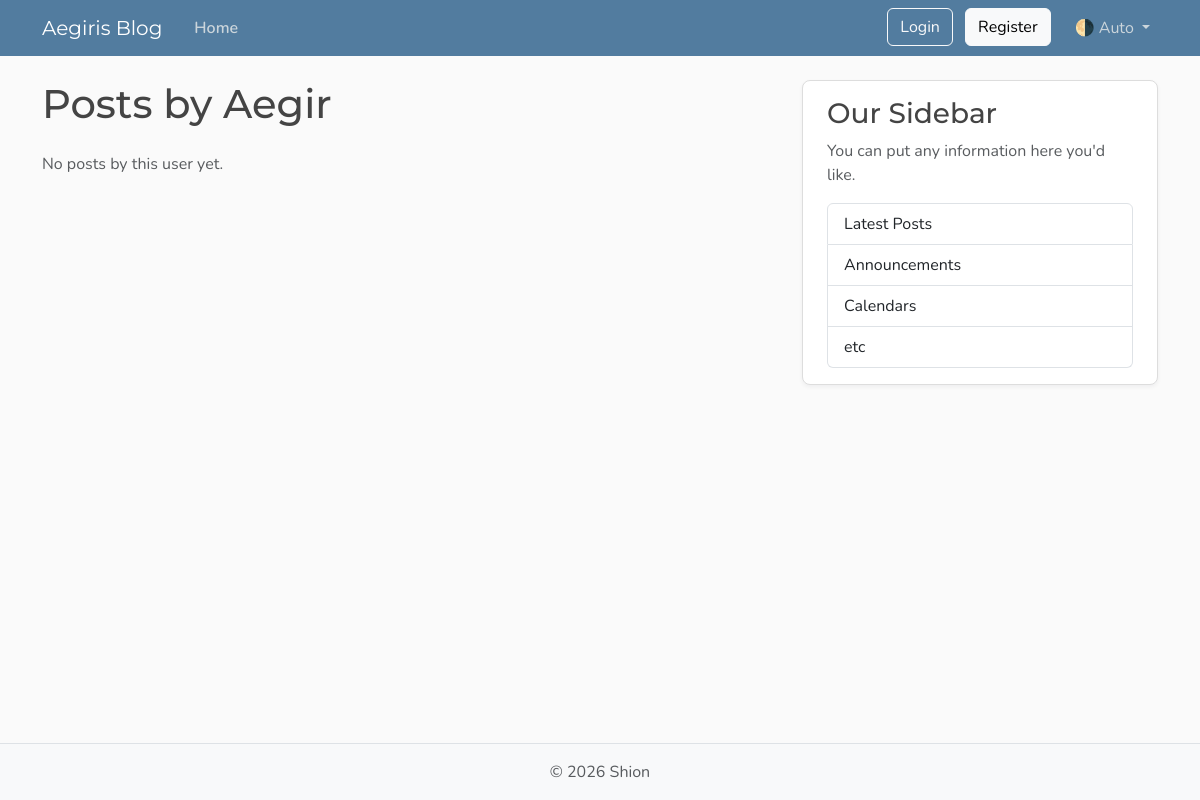
Before: /users/1/posts with the older database file.
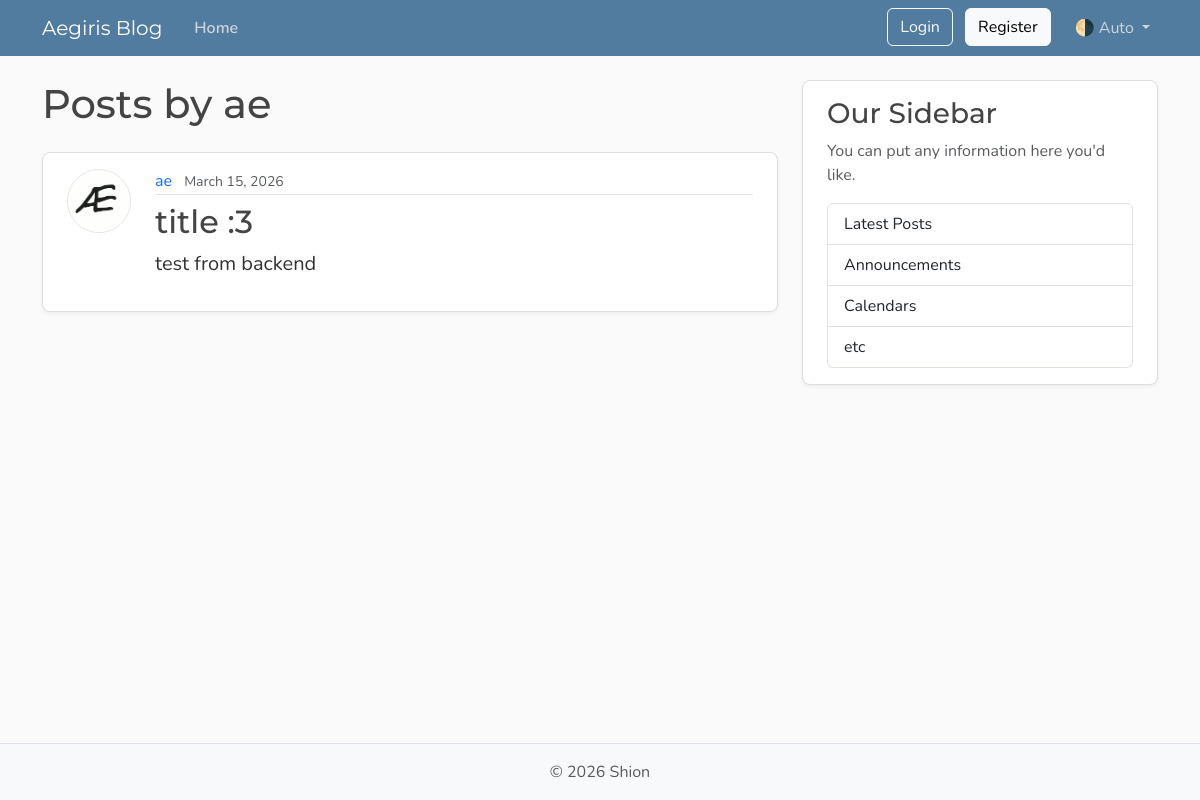
After: the same page with the newer database file.
### models.py (models this page shows, shortened)
class User(Base):
    __tablename__ = "users"
    id: Mapped[int] = mapped_column(Integer, primary_key= True, index= True)
    username: Mapped[str] = mapped_column(String(50), unique= True, nullable= False)
    email: Mapped[str] = mapped_column(String(120), unique= True, nullable= False)
    password_hash: Mapped[str] = mapped_column(String(200), nullable=False)
    image_file: Mapped[str | None] = mapped_column(String(200), nullable=True, default=None)
    posts: Mapped[list[Post]] = relationship(back_populates="author", cascade="all, delete-orphan")

class Post(Base):
    __tablename__ = "posts"
    id: Mapped[int] = mapped_column(Integer, primary_key= True, index= True)
    title: Mapped[str] = mapped_column(String(100), nullable= False)
    content: Mapped[str] = mapped_column(Text, nullable= False)
    user_id: Mapped[str | None] = mapped_column(ForeignKey("users.id"), nullable=True, index=True)
    date_posted: Mapped[datetime] = mapped_column(DateTime(timezone=True),default=lambda: datetime.now(UTC))
    author: Mapped[User] = relationship(back_populates="posts")

### main.py (the view)
@app.get("/users/{user_id}/posts", include_in_schema=False, name='user_posts')
async def user_posts_page(request: Request, user_id: int, db: Annotated[AsyncSession, Depends(get_db)]):
    result = await db.execute(select(models.User).where(models.User.id == user_id))
    user = result.scalars().first()
    if not user:
        raise HTTPException(status_code=status.HTTP_404_NOT_FOUND)
    result = await db.execute(
        select(models.Post).options(selectinload(models.Post.author)).where(models.Post.user_id == user_id)
        .order_by(models.Post.date_posted.desc())
        )
    posts = result.scalars().all()
    return templates.TemplateResponse(request, "user_posts.html", {"posts": posts, "user": user, "title": f"{user.username}'s posts"})

### templates/user_posts.html
{% extends "layout.html" %}
{% block content %}
  <h1 class="mb-4">Posts by {{ user.username }}</h1>
  {% for post in posts %}
    <article class="content-section py-3 px-4 mb-4">
      <div class="d-flex align-items-start gap-4">
        <img class="rounded-circle article-img flex-shrink-0"
             src="{{ post.author.image_path }}"
             alt="{{ post.author.username }}'s profile picture"
             width="64"
             height="64"
             loading="lazy">
        <div class="flex-grow-1">
          <div class="article-metadata mb-2">
            <a class="me-2"
               href="{{ url_for('user_posts', user_id=post.author.id) }}">{{ post.author.username }}</a>
            <small class="text-body-secondary">{{ post.date_posted.strftime("%B %d, %Y") }}</small>
          </div>
          <h2>
            <a class="article-title"
               href="{{ url_for('post_page', post_id=post.id) }}">{{ post.title }}</a>
          </h2>
          <p class="article-content">{{ post.content }}</p>
        </div>
      </div>
    </article>
  {% else %}
    <p class="text-body-secondary">No posts by this user yet.</p>
  {% endfor %}
{% endblock content %}

### templates/layout.html (shortened to what this page needs)
<!DOCTYPE html>
<html lang="en">
  <head>
    <link href="https://cdn.jsdelivr.net/npm/bootstrap@5.3.8/dist/css/bootstrap.min.css"
          rel="stylesheet"
>
    <link rel="stylesheet" type="text/css" href="{{ url_for('static', path='css/main.css') }}">
  </head>
  <body class="d-flex flex-column min-vh-100">
    <header class="site-header">
      <nav class="navbar navbar-expand-md bg-steel fixed-top"
           data-bs-theme="dark">
        <div class="container">
          <a class="navbar-brand me-4" href="{{ url_for('home') }}">Aegiris Blog</a>
          <div class="collapse navbar-collapse" id="navbarToggle">
            <div class="navbar-nav me-auto">
              <a class="nav-link active" aria-current="page" href="{{ url_for("home") }}">Home</a>
            </div>
            <div class="navbar-nav">
              <div id="loggedOutNav">
                <a class="btn btn-outline-light mb-2 mb-md-0 me-md-2"
                    href="{{ url_for("login_page") }}">Login</a>
                <a class="btn btn-light mb-2 mb-md-0 me-md-3"
                    href="{{ url_for("register_page") }}">Register</a>
              </div>
              <div class="nav-item dropdown">
                <a class="nav-link dropdown-toggle"
                   href="#"
                   role="button"
                   id="bd-theme"
                   data-bs-toggle="dropdown"
                   aria-expanded="false">
                  <span id="bd-theme-text">🌗 Auto</span>
                </a>
              </div>
            </div>
          </div>
        </div>
      </nav>
    </header>
    <main role="main" class="container">
      <div class="row">
        <div class="col-md-8">
          {% block content %}
          {% endblock content %}
        </div>
        <aside class="col-md-4">
          <div class="content-section py-3 px-4 mb-4">
            <h3>Our Sidebar</h3>
            <p class="text-body-secondary">You can put any information here you'd like.</p>
            <ul class="list-group">
              <li class="list-group-item">Latest Posts</li>
              <li class="list-group-item">Announcements</li>
              <li class="list-group-item">Calendars</li>
              <li class="list-group-item">etc</li>
            </ul>
          </div>
        </aside>
      </div>
    </main>
    <footer class="mt-auto py-3 bg-body-tertiary border-top">
      <div class="container text-center">
        <p class="text-body-secondary mb-0">
          © <span id="year"></span> Shion
        </p>
      </div>
    </footer>
  </body>
</html>

### static/css/main.css (style rules this page uses)
:root { --font-heading: "Montserrat", system-ui, -apple-system, BlinkMacSystemFont, sans-serif; --font-body: "Nunito", system-ui, -apple-system, BlinkMacSystemFont, sans-serif; --color-bg-body: #fafafa; --color-bg-content: #ffffff; --color-text-primary: #333333; --color-text-heading: #444444; --color-steel: #527c9f; --color-nav-link: #cbd5db; --color-nav-link-hover: #ffffff; --color-link-hover: #428bca; --color-border: #dddddd; --color-border-light: #e3e3e3; --spacing-xl: 5rem; --article-img-size: 4rem; --account-img-size: 7.813rem; }
body { font-family: var(--font-body); background: var(--color-bg-body); color: var(--color-text-primary); }
main { padding-top: var(--spacing-xl); }
h1, h2, h3, h4, h5, h6 { font-family: var(--font-heading); color: var(--color-text-heading); }
.navbar-brand { font-family: var(--font-heading); }
a { text-decoration: none; }
.bg-steel { background-color: var(--color-steel); }
.site-header .navbar-nav .nav-link { color: var(--color-nav-link); transition: color 0.2s ease-in-out; }
.site-header .navbar-nav .nav-link.active { font-weight: 600; }
.content-section { background: var(--color-bg-content); border: 1px solid var(--color-border); border-radius: 0.5rem; box-shadow: 0 2px 4px rgba(15, 23, 42, 0.05); transition: box-shadow 0.15s ease, transform 0.15s ease, border-color 0.15s ease; }
.article-title { color: var(--color-text-heading); transition: color 0.2s ease-in-out; }
.article-content { white-space: pre-line; font-size: 1.25rem; }
.article-img { height: var(--article-img-size); width: var(--article-img-size); flex-shrink: 0; object-fit: cover; border: 1px solid var(--color-border-light); box-shadow: 0 0 0 2px var(--color-bg-content); }
.article-metadata { padding-bottom: 0.063rem; border-bottom: 1px solid var(--color-border-light); }
.article-metadata a { transition: color 0.2s ease-in-out; }
[data-bs-theme="dark"] { --color-bg-body: #1a1a1a; --color-bg-content: #2d2d2d; --color-text-primary: #e0e0e0; --color-text-heading: #f0f0f0; --color-border: #404040; --color-border-light: #4a4a4a; }

Changed rows visible on the page:
changed User: username "Aegir" → "ae"
added Post: author.username "ae", date_posted "March 15, 2026", title "title :3", content "test from backend"
Other visible differences:
text no longer shown: "No posts by this user yet."
